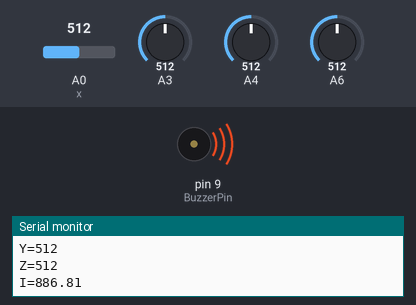
Bench run of a sketch on a simulated Arduino Uno, built with avr-gcc and run on an emulated ATmega328P. Parts: buzzer (waves = sounding), the last lines printed to the serial monitor. Inputs (shaded band) come from the test bench; at power-on: A0 (x) = 512, A3 = 512, A4 = 512, A6 = 512.

Above: at 2.8 s.
2.9 s: A0 (x) set to 306
At 4.5 s:
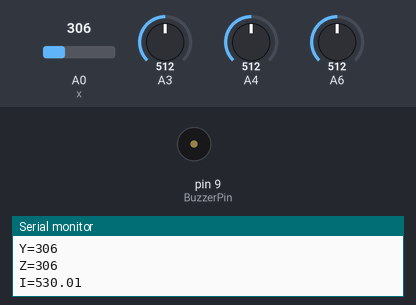
6.3 s: A0 (x) set to 337
9.6 s: A0 (x) set to 356
At 10.6 s:
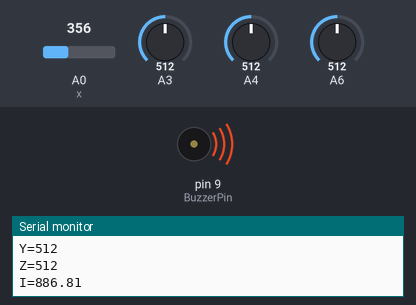
Timing chart, 0 to 12.6 s (numbered marks = the images above; inputs shaded):
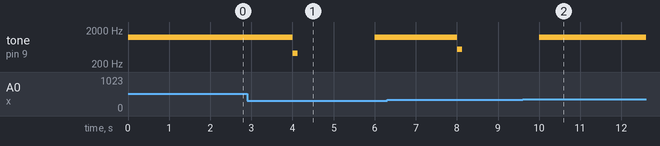

Measured:
- the behaviour switches between 346 and 347 on A0 (x) (found by bisection; images 1 and 2)
- after the input at 2.9 s, tone on pin 9 (BuzzerPin): 1237 Hz → 419 Hz after 1.1 s, → silent 0.13 s later, → 1237 Hz 1.9 s later
- after the input at 9.6 s, tone on pin 9 (BuzzerPin): goes on until 10.0 s, then stays 1237 Hz

The sketch:

varying_tone.ino
```cpp
int x=A0;  //Analog pin 0
int y=A1;  //Analog pin 1
int z=A2;  //Analog pin 2
int BuzzerPin=9;    //Pin for Buzzer
void setup()
{
pinMode(x,INPUT);
pinMode(y,INPUT);
pinMode(z,INPUT);
pinMode(BuzzerPin,OUTPUT);
Serial.begin(9600);
}
void loop()
{
float i=0;
int thisPitch;
x=analogRead(x);
Serial.print("\n\nX=");    //prints x-axis acc. due to gravity in terms of voltage level
Serial.print(x);
y=analogRead(y);
Serial.print("\nY=");      //prints y-axis acc. due to gravity in terms of voltage level
Serial.print(y);
z=analogRead(z);
Serial.print("\nZ=");     //prints z-axis acc. due to gravity in terms of voltage level
Serial.print(z);
i=sqrt(pow(x,2)+pow(y,2)+pow(z,2));
Serial.print("\nI=");       //root square intensity value
Serial.print(i);
if(i>700)
{
thisPitch=map(i,400,1000,120,1500);    //frequency range
tone(BuzzerPin,thisPitch,0);          //0% Duty Cycle
delay(1000);
}
else if(i>650&&i<700)
{
thisPitch=map(i,400,1000,120,1500);   //frequency range
tone(BuzzerPin,thisPitch,64);        //25% Duty Cycle
delay(1000);
}
else if(i>500&&i<600)
{
thisPitch=map(i,400,1000,120,1500);  //frequency range
tone(BuzzerPin,thisPitch,127);        //50% Duty Cycle
delay(1000);
 }
 delay(1000);
}
```
